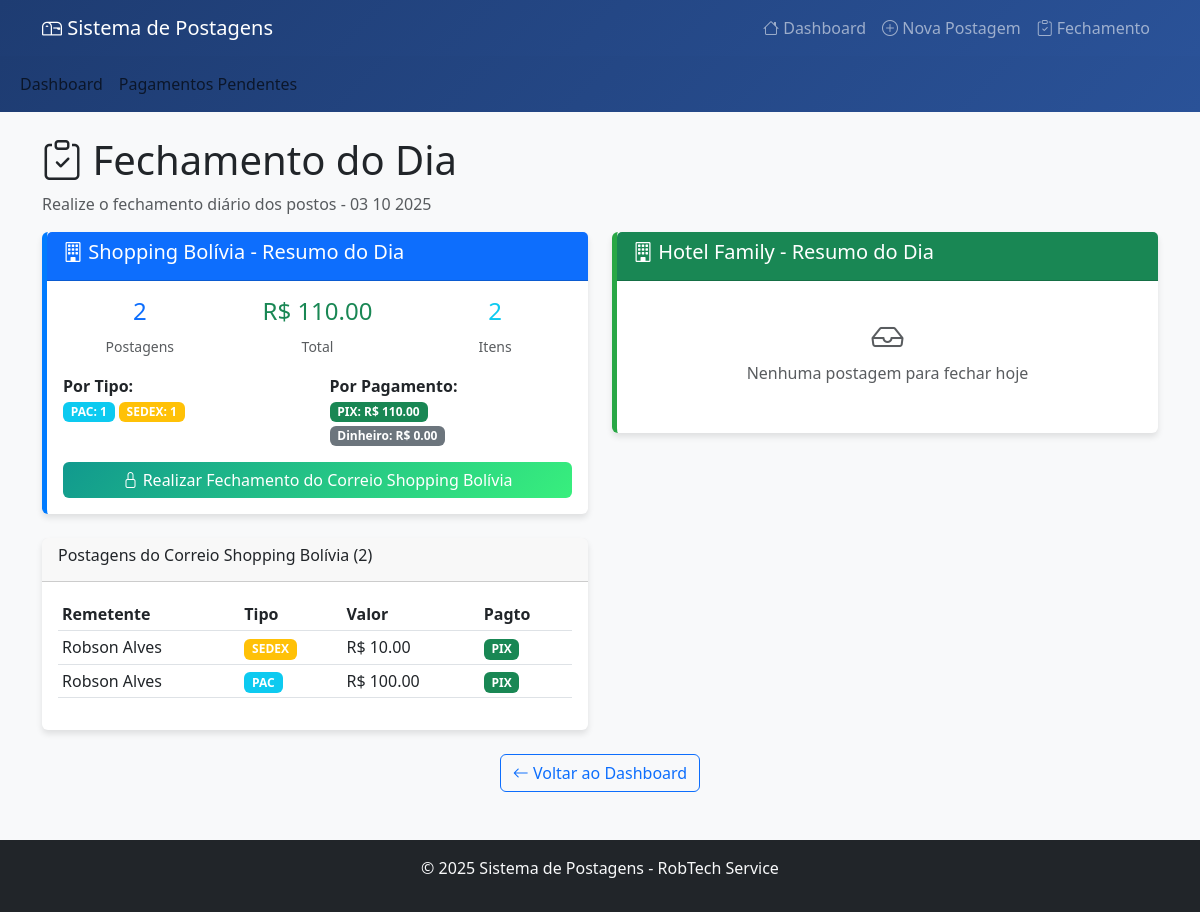
Page /fechamento on the earlier database version.
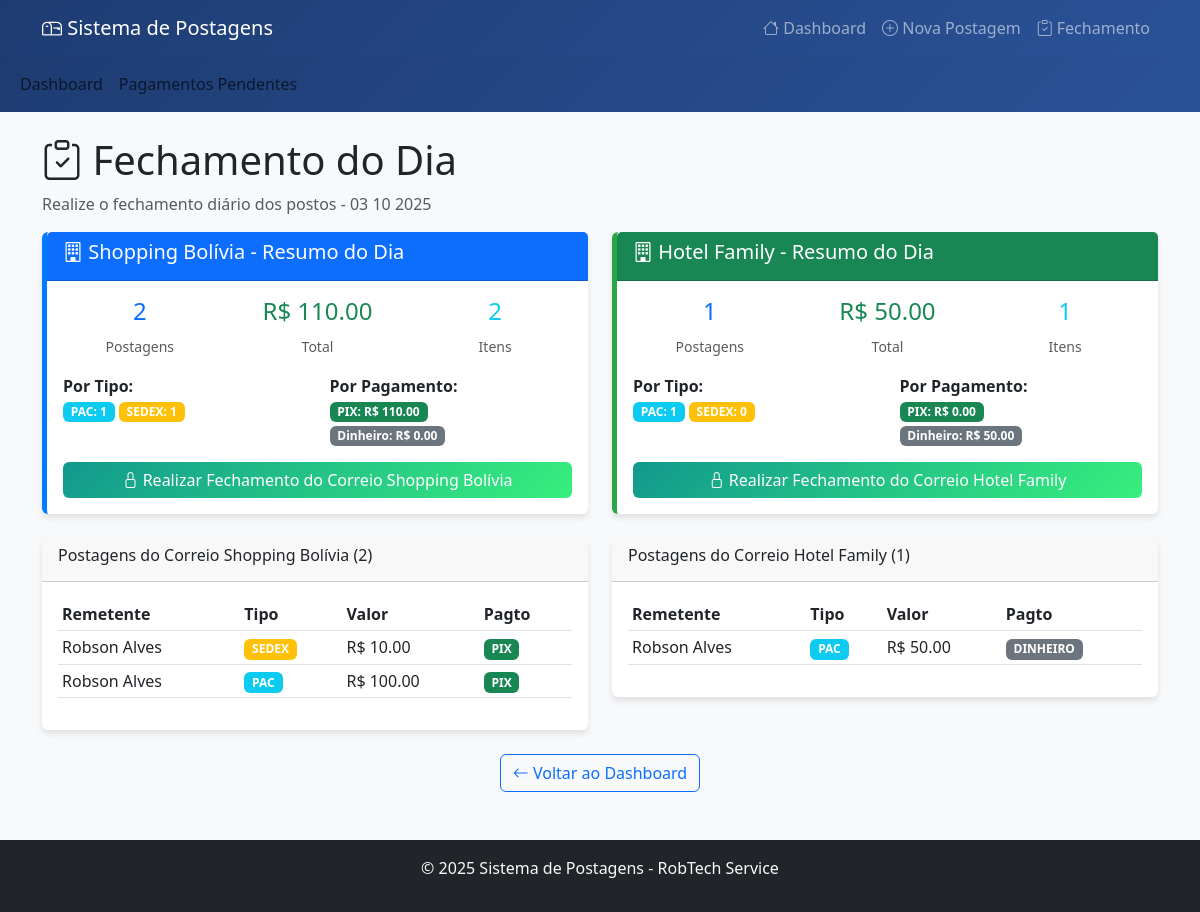
Same page on the later database version.
### tables this page shows
CREATE TABLE postagens (
                id INTEGER PRIMARY KEY AUTOINCREMENT,
                data_postagem DATE NOT NULL,
                posto INTEGER NOT NULL,
                nome_remetente TEXT NOT NULL,
                codigo_rastreio TEXT UNIQUE NOT NULL,
                valor REAL NOT NULL,
                tipo_postagem TEXT NOT NULL CHECK (tipo_postagem IN ('PAC', 'SEDEX')),
                tipo_pagamento TEXT,
                status TEXT DEFAULT 'POSTADO',
                pagamento_pago INTEGER DEFAULT 0,
                data_pagamento DATE,
                observacoes TEXT,
                data_criacao DATETIME DEFAULT CURRENT_TIMESTAMP
            );

### app.py (the view)
@app.route('/fechamento')
def fechamento():
    hoje = date.today().strftime('%d %m %Y')
    hoje_db = date.today().strftime('%Y-%m-%d')
    resumo_posto1 = sistema.resumo_dia(hoje_db, 1)
    resumo_posto2 = sistema.resumo_dia(hoje_db, 2)
    postagens_posto1 = sistema.listar_postagens_dia(hoje_db, 1)
    postagens_posto2 = sistema.listar_postagens_dia(hoje_db, 2)
    return render_template('fechamento.html',
                           resumo_posto1=resumo_posto1,
                           resumo_posto2=resumo_posto2,
                           postagens_posto1=postagens_posto1,
                           postagens_posto2=postagens_posto2,
                           data_hoje=hoje,
                           NOME_POSTO=NOME_POSTO)

### app.py (called while the page is built, shortened)
    def conectar(self):
        return sqlite3.connect(self.db_name)

    def listar_postagens_dia(self, data, posto=None):
        conn = self.conectar()
        cursor = conn.cursor()
        if posto:
            cursor.execute("""
                SELECT id, data_postagem, posto, nome_remetente, codigo_rastreio,
                       valor, tipo_postagem, tipo_pagamento, status, pagamento_pago, data_pagamento, observacoes, data_criacao
                FROM postagens
                WHERE date(data_postagem) = date(?) AND posto = ?
                ORDER BY data_criacao DESC
            """, (data, posto))
        postagens = cursor.fetchall()
        conn.close()
        return postagens

### templates/fechamento.html (shortened to what the changed rows need)
{% extends "base.html" %}
{% block content %}
<div class="row">
    <div class="col-12">
        <h1><i class="bi bi-clipboard-check"></i> Fechamento do Dia</h1>
    </div>
</div>
<div class="row mb-4">
    <div class="col-md-6">
        <div class="card posto-2">
            <div class="card-body">
                {% if resumo_posto2.total_postagens > 0 %}
                    <div class="row text-center mb-3">
                        <div class="col-4">
                            <h4 class="text-primary">{{ resumo_posto2.total_postagens }}</h4>
                            <small class="text-muted">Postagens</small>
                        </div>
                        <div class="col-4">
                            <h4 class="text-success">R$ {{ "%.2f"|format(resumo_posto2.total_valor) }}</h4>
                            <small class="text-muted">Total</small>
                        </div>
                        <div class="col-4">
                            <h4 class="text-info">{{ resumo_posto2.total_pac + resumo_posto2.total_sedex }}</h4>
                            <small class="text-muted">Itens</small>
                        </div>
                    </div>
                    <div class="row mb-3">
                        <div class="col-6">
                            <strong>Por Tipo:</strong><br>
                            <span class="badge bg-info">PAC: {{ resumo_posto2.total_pac }}</span>
                            <span class="badge bg-warning">SEDEX: {{ resumo_posto2.total_sedex }}</span>
                        </div>
                        <div class="col-6">
                            <strong>Por Pagamento:</strong><br>
                            <span class="badge bg-success">PIX: R$ {{ "%.2f"|format(resumo_posto2.total_pix) }}</span><br>
                            <span class="badge bg-secondary">Dinheiro: R$ {{ "%.2f"|format(resumo_posto2.total_dinheiro) }}</span>
                        </div>
                    </div>
                    <button type="button" class="btn btn-success w-100" data-bs-toggle="modal" data-bs-target="#modalFechamento2">
                        <i class="bi bi-lock"></i> Realizar Fechamento do Correio Hotel Family
                    </button>
                {% else %}
                    <div class="text-center text-muted py-3">
                        <i class="bi bi-inbox" style="font-size: 2rem;"></i>
                        <p>Nenhuma postagem para fechar hoje</p>
                    </div>
                {% endif %}
            </div>
        </div>
    </div>
</div>
<div class="row">
    {% if postagens_posto1 %}
    <div class="col-md-6">
        <div class="card">
            <div class="card-body" style="max-height: 300px; overflow-y: auto;">
                <div class="table-responsive">
                    <table class="table table-sm">
                        <thead>
                            <tr>
                                <th>Remetente</th>
                                <th>Tipo</th>
                                <th>Valor</th>
                                <th>Pagto</th>
                            </tr>
                        </thead>
                        <tbody>
                            {% for postagem in postagens_posto1 %}
                            <tr>
                                <td>{{ postagem[3][:20] }}{{ '...' if postagem[3]|length > 20 else '' }}</td>
                                <td><span class="badge bg-{{ 'info' if postagem[6] == 'PAC' else 'warning' }}">{{ postagem[6] }}</span></td>
                                <td>R$ {{ "%.2f"|format(postagem[5]) }}</td>
                                <td><span class="badge bg-{{ 'success' if postagem[7] == 'PIX' else 'secondary' }}">{{ postagem[7] }}</span></td>
                            </tr>
                            {% endfor %}
                        </tbody>
                    </table>
                </div>
            </div>
        </div>
    </div>
    {% endif %}
    {% if postagens_posto2 %}
    <div class="col-md-6">
        <div class="card">
            <div class="card-header">
                <h6>Postagens do Correio Hotel Family ({{ postagens_posto2|length }})</h6>
            </div>
            <div class="card-body" style="max-height: 300px; overflow-y: auto;">
                <div class="table-responsive">
                    <table class="table table-sm">
                        <thead>
                            <tr>
                                <th>Remetente</th>
                                <th>Tipo</th>
                                <th>Valor</th>
                                <th>Pagto</th>
                            </tr>
                        </thead>
                        <tbody>
                            {% for postagem in postagens_posto2 %}
                            <tr>
                                <td>{{ postagem[3][:20] }}{{ '...' if postagem[3]|length > 20 else '' }}</td>
                                <td><span class="badge bg-{{ 'info' if postagem[6] == 'PAC' else 'warning' }}">{{ postagem[6] }}</span></td>
                                <td>R$ {{ "%.2f"|format(postagem[5]) }}</td>
                                <td><span class="badge bg-{{ 'success' if postagem[7] == 'PIX' else 'secondary' }}">{{ postagem[7] }}</span></td>
                            </tr>
                            {% endfor %}
                        </tbody>
                    </table>
                </div>
            </div>
        </div>
    </div>
    {% endif %}
</div>
{% endblock %}

Differences in the rows shown:
added postagens: nome_remetente "Robson Alves", tipo_postagem "PAC", valor "50.00", tipo_pagamento "DINHEIRO", shown under "Postagens do Correio Hotel Family (1)"
Other differences:
{{ resumo_posto2.total_postagens }}: (not shown) → "1"
{{ "%.2f"|format(resumo_posto2.total_valor) }}: (not shown) → "50.00"
{{ resumo_posto2.total_pac + resumo_posto2.total_sedex }}: (not shown) → "1"
{{ resumo_posto2.total_pac }}: (not shown) → "1"
{{ resumo_posto2.total_sedex }}: (not shown) → "0"
{{ "%.2f"|format(resumo_posto2.total_pix) }}: (not shown) → "0.00"
{{ "%.2f"|format(resumo_posto2.total_dinheiro) }}: (not shown) → "50.00"
{{ postagens_posto2|length }}: (not shown) → "1"
text no longer shown: "Nenhuma postagem para fechar hoje"
text now shown: "Postagens R$ Total Itens Por Tipo: PAC: SEDEX: Por Pagamento: PIX: R$ Dinheiro: R$ Realizar Fechamento do Correio Hotel Family Postagens do Correio Hotel Family ( ) Remetente Tipo Valor Pagto"
